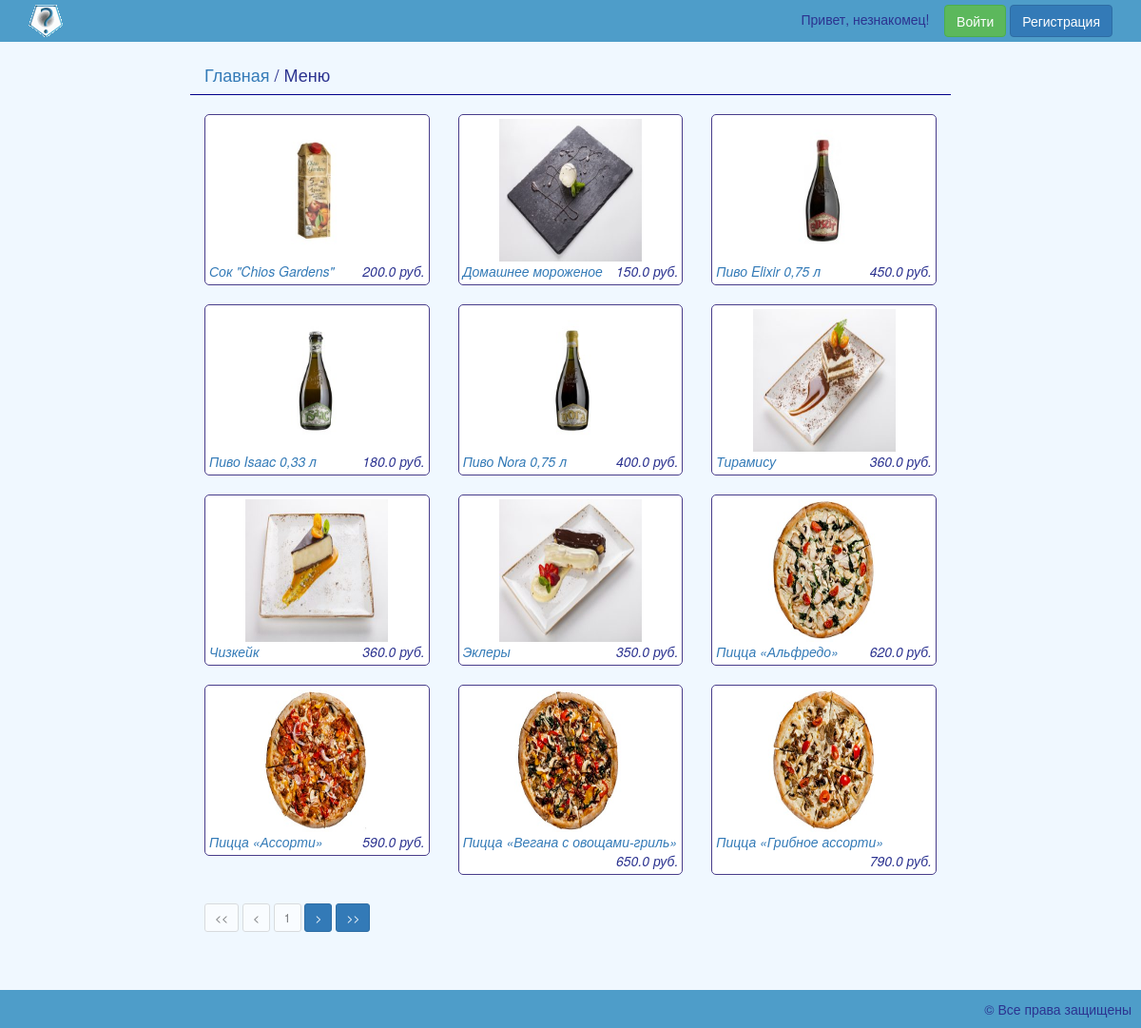
The app's page /menu/ with its own data.
### content_app/models.py (models this page shows, shortened)
class Recipe(models.Model):
    name = models.CharField(verbose_name='Название', max_length=100)
    recipe_type = models.BooleanField(verbose_name='Вид рецепта')
    description = models.CharField(verbose_name='Описание', max_length=500, blank=True, null=True)
    photo = models.ImageField(verbose_name='Фото', upload_to='img/', blank=True, null=True)
    volume = models.IntegerField(verbose_name='В наличии', blank=True, null=True)
    price = models.FloatField(verbose_name='Цена')
    ingredients = models.CharField(verbose_name='Состав', max_length=500, blank=True, null=True)

### content_app/views.py (the view)
# urls.py: url(r'^menu/$', menu_list, name='menu_list'),
def menu_list(request):
    recipes = Recipe.objects.all().order_by('-volume', 'name')
    paginator = Paginator(recipes, 12)
    page = request.GET.get('page')
    try:
        tmp_entries = paginator.page(page)
    except PageNotAnInteger:
        tmp_entries = paginator.page(1)
    except EmptyPage:
        tmp_entries = paginator.page(paginator.num_pages)
    entries = [tmp_entries[x:x+3] for x in range(0, len(tmp_entries), 3)]
    num_pages = list(range(1, paginator.num_pages + 1))
    form = None
    if request.user.is_superuser:
        form = RecipeForm()
    return render(request, 'recipe_list.html', {'entries_list': tmp_entries,
                                                'rows': entries,
                                                'form': form,
                                                'pages': num_pages})

### templates/recipe_list.html (shortened to what this page needs)
{% extends 'base.html' %}
{% load staticfiles %}
{% block content %}
<div class="main-content">
    <div class="col-md-12">
        <div class="row">
            <div class="col-md-8 col-md-offset-2">
                <div class="row bottom-border">
                    <div class="col-md-12 top-padding-15">
                        <span class="pull-left">
                            <h4><a href="{% url 'main' %}">Главная</a> / Меню</h4>
                        </span>
                    </div>
                </div>
                {% for row in rows %}
                    <div class="row">
                    {% for entry in row %}
                        <div class="col-md-4">
                            <div class="box">
                                <img src="{% if entry.photo %}{{ entry.photo.url }}
                                          {% else %}{% static 'img/bar_logo_bw_200.gif' %}
                                          {% endif %}" class="list-image"
                                     alt="{{ entry.description }}"/>
                                <span class="{% if entry.volume == 0 %}gray-text{% endif %}">
                                    <i>
                                        <span class="pull-left">
                                            <a href="{% url 'menu_entry' entry.id %}">{{ entry.name }}</a>
                                        </span>
                                        <span class="pull-right">{{ entry.price }} руб.</span>
                                    </i>
                                    <div class="clearfix"></div>
                                </span>
                            </div>
                        </div>
                    {% endfor %}
                    </div>
                {% endfor %}
                {% include 'inc-pagination.html' %}
            </div>
        </div>
    </div>
</div>
{% endblock %}

### templates/base.html (shortened to what this page needs)
<!DOCTYPE html>
{% load staticfiles %}
<html lang="ru">
    <head>
        <link rel="stylesheet" href="{% static 'vendors/bootstrap/css/bootstrap.min.css' %}">
        <link rel="stylesheet" href="{% static 'vendors/fontawesome/css/font-awesome.min.css' %}">
        <link rel="stylesheet" href="{% static 'css/style.css' %}">
    </head>
    <body>
        <div class="container">
            <div class="row">
                {% include 'top-navbar.html' %}
            </div>
            <div class="row">
                {% block content %}
                {% endblock %}
            </div>
        </div>
        <div class="footer">
            <p>&copy; Все права защищены</p>
        </div>
    </body>
</html>

### templates/top-navbar.html (shortened to what this page needs)
{% load staticfiles %}
<div class="col-sm-12 top-navbar">
    <a href="{% url 'main' %}"><img src="{% static 'img/bar_logo_small.gif' %}" height="34" /></a>
    <div class="pull-right">
    {% if request.user.is_anonymous %}
        Привет, незнакомец!&nbsp;&nbsp;&nbsp;
        <a class="btn btn-wide btn-success" data-toggle="modal" data-target="#login_modal">
            Войти
        </a>
        <a href="{% url 'registration' %}" class="btn btn-primary">
            Регистрация
        </a>
    {% endif %}
    </div>
</div>

### templates/inc-pagination.html
<div class="pagination">
    <span class="step-links">
        {% if entries_list.number > 1 %}
            <a href="?page=1" class="btn btn-sm btn-primary"><<</a>
        {% else %}
            <span class="current btn btn-sm btn-default" disabled><<</span>
        {% endif %}
        {% if entries_list.has_previous %}
            <a href="?page={{entries_list.previous_page_number}}" class="btn btn-sm btn-primary"><</a>
        {% else %}
            <span class="current btn btn-sm btn-default" disabled><</span>
        {% endif %}
        <span class="current btn btn-sm btn-default" disabled>{{entries_list.number}}</span>
        {% if entries_list.has_next %}
            <a href="?page={{entries_list.next_page_number}}" class="btn btn-sm btn-primary">></a>
        {% else %}
            <span class="current btn btn-sm btn-default" disabled>></span>
        {% endif %}
        {% if entries_list.number < entries_list.paginator.num_pages %}
            <a href="?page={{ entries_list.paginator.num_pages }}" class="btn btn-sm btn-primary">>></a>
        {% else %}
            <span class="current btn btn-sm btn-default" disabled>>></span>
        {% endif %}
    </span>
</div>

### static/css/style.css (style rules this page uses)
html { height: 100%; }
body { background-color: aliceblue; height: 100%; display: flex; flex-direction: column; color: #2C3390; }
.footer { height: 60px; background-color: #4E9DC9; padding: 10px 10px 0 0; text-align: right; }
.container { width: 100%; margin: auto; flex: 1 0 auto; }
.top-navbar { background-color: #4E9DC9; padding: 5px 30px; }
.top-padding-15 { padding-top: 15px; }
.box { border: 1px solid darkslateblue; margin: 10px auto; padding: 4px; background-color: white; border-radius: 5px; }
.box img { display: block; margin: auto; }
.bottom-border { border-bottom: 1px solid darkblue; margin-bottom: 10px; }
.list-image { max-width: 200px; max-height: 200px; }
@media (min-width: 975px) { .list-image { width: 150px; height: 150px; } }

### records on screen
Recipe: photo (picture), name "Сок \"Chios Gardens\"", price "200.0"
Recipe: photo (picture), name "Домашнее мороженое", price "150.0"
Recipe: photo (picture), name "Пиво Elixir 0,75 л", price "450.0"
Recipe: photo (picture), name "Пиво Isaac 0,33 л", price "180.0"
Recipe: photo (picture), name "Пиво Nora 0,75 л", price "400.0"
Recipe: photo (picture), name "Тирамису", price "360.0"
Recipe: photo (picture), name "Чизкейк", price "360.0"
Recipe: photo (picture), name "Эклеры", price "350.0"
Recipe: photo (picture), name "Пицца «Альфредо»", price "620.0"
Recipe: photo (picture), name "Пицца «Ассорти»", price "590.0"
Recipe: photo (picture), name "Пицца «Вегана с овощами-гриль»", price "650.0"
Recipe: photo (picture), name "Пицца «Грибное ассорти»", price "790.0"

### other values on screen
{{ entries_list.number }} "1"
